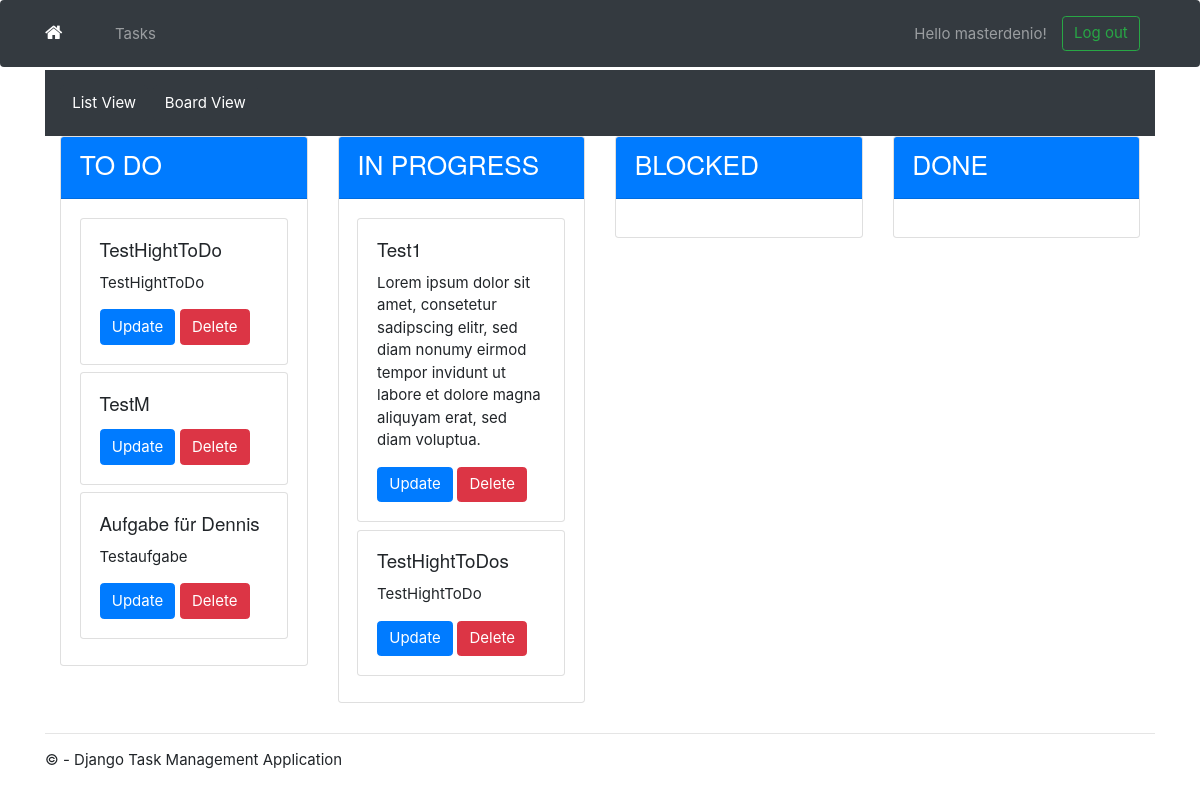
/task-board/ (signed in), run on the app's committed database.
### app/models.py (models this page shows, shortened)
class Task(models.Model):
    PRIORITY_CHOICES = [
        ('L', 'Low'),
        ('M', 'Medium'),
        ('H', 'High'),
        ('F', 'Fast Lane'),
    ]
    due_date = models.DateField(
        auto_now_add=False, auto_now=False, blank=True, null=True)
    user = models.ForeignKey(
        User, on_delete=models.CASCADE, null=True, blank=True)
    title = models.CharField(max_length=200)
    description = models.TextField(null=True, blank=True)
    complete = models.BooleanField(default=False)
    create = models.DateTimeField(auto_now_add=True)
    update = models.DateTimeField(auto_now=True)
    priority = models.CharField(
        max_length=1,
        choices=PRIORITY_CHOICES,
        default='L',
    )
    STATUS_CHOICES = [
        ('TO DO', 'To do'),
        ('IN PROGRESS', 'In progress'),
        ('BLOCKED', 'Blocked'),
        ('DONE', 'Done'),
    ]
    status = models.CharField(
        max_length=12,
        choices=STATUS_CHOICES,
        default='TO DO',
    )
    class Meta:
        ordering = ['complete']

### app/views.py (the view)
# urls.py: path('task-board/', TaskBoardView.as_view(), name='task-board'),
class TaskBoardView(LoginRequiredMixin, ListView):
    model = Task
    context_object_name = 'tasks'
    template_name = 'app/task_board.html'
    def get_context_data(self, **kwargs):
        context = super().get_context_data(**kwargs)
        context['tasks'] = context['tasks'].filter(user=self.request.user)
        context['tasks_by_status'] = {
            'TO DO': context['tasks'].filter(status='TO DO'),
            'IN PROGRESS': context['tasks'].filter(status='IN PROGRESS'),
            'BLOCKED': context['tasks'].filter(status='BLOCKED'),
            'DONE': context['tasks'].filter(status='DONE'),
        }
        return context

### app/templates/app/task_board.html (shortened to what this page needs)
{% extends 'app/layout.html' %}
{% load static %}
{% block content %}
<div class="container-fluid bg-dark text-white py-3">
    <a href="{% url 'tasks' %}" class="btn btn-dark text-white>">List View</a>
    <a href="{% url 'task-board' %}" class="btn btn-dark text-white>">Board View</a>
</div>
<div class="container-fluid">
    <div class="row">
        {% for status, tasks in tasks_by_status.items %}
            <div class="col-md-3">
                <div class="card mb-3">
                    <div class="card-header bg-primary text-white">
                        <h3>{{ status }}</h3>
                    </div>
                    <div class="card-body">
                        {% for task in tasks %}
                            <div class="card mb-2">
                                <div class="card-body">
                                    <h5 class="card-title">{{ task.title }}</h5>
                                    <p class="card-text">{{ task.description }}</p>
                                    <a href="{% url 'task-update' task.id %}" class="btn btn-primary">Update</a>
                                    <a href="{% url 'task-delete' task.id %}" class="btn btn-danger">Delete</a>
                                </div>
                            </div>
                        {% endfor %}
                    </div>
                </div>
            </div>
        {% endfor %}
    </div>
</div>
{% endblock content %}

### app/templates/app/layout.html (shortened to what this page needs)
<!DOCTYPE html>
<html>
<head>
    {% load static %}
    <link rel="stylesheet" type="text/css" href="{% static 'app/content/bootstrap.min.css' %}" />
    <link rel="stylesheet" type="text/css" href="{% static 'app/content/site.css' %}" />
    <link rel="stylesheet" type="text/css" href="{% static 'app/content/customcss.css' %}" />
    <link rel="stylesheet" href="https://cdnjs.cloudflare.com/ajax/libs/font-awesome/4.7.0/css/font-awesome.min.css">
    <link rel="stylesheet" href="https://stackpath.bootstrapcdn.com/bootstrap/4.5.2/css/bootstrap.min.css">
</head>
<body>
    <nav class="navbar navbar-expand-lg navbar-dark bg-dark fixed-top">
        <div class="container">
            <a class="navbar-brand" href="/"><i class="fa fa-home"></i></a>
            <div class="collapse navbar-collapse" id="navbarNav">
                <ul class="navbar-nav mr-auto">
                    {% if request.user.is_authenticated %}
                    <li class="nav-item">
                        <a class="nav-link" href="/task/">Tasks</a>
                    </li>
                    {% endif %}
                </ul>
                {% if user.is_authenticated %}
                    <form id="logoutForm" action="/logout/" method="post" class="form-inline my-2 my-lg-0">
                        <span class="navbar-text mr-3">Hello {{ user.username }}!</span>
                        <button class="btn btn-outline-success my-2 my-sm-0" type="submit">Log out</button>
                    </form>
                {% endif %}
            </div>
        </div>
    </nav>
    <div class="container body-content">
        {% block content %}
        {% endblock %}
        <hr />
        <footer>
            <p>&copy; {{ year }} - Django Task Management Application</p>
        </footer>
    </div>
</body>
</html>

### app/static/app/content/site.css (style rules this page uses)
body { padding-top: 50px; padding-bottom: 20px; }
.body-content { padding-left: 15px; padding-right: 15px; margin-left: auto; margin-right: auto; }

### app/static/app/content/customcss.css (style rules this page uses)
.card-body { padding: 20px; }
html { font-size: 15px; }
.navbar { z-index: 0; }
.navbar-brand, .nav-link, .navbar-text, .btn { line-height: 0; padding-bottom: 100px; }

### data on the page
Task: title "TestHightToDo", description "TestHightToDo"
Task: title "TestM"
Task: title "Aufgabe für Dennis", description "Testaufgabe"
Task: title "Test1", description "Lorem ipsum dolor sit amet, consetetur sadipscing elitr, sed diam nonumy eirmod tempor invidunt ut labore et dolore magna aliquyam erat, sed diam voluptua."
Task: title "TestHightToDos", description "TestHightToDo"

### other printed values
{{ user.username }} "masterdenio"
{{ status }} "TO DO" "IN PROGRESS" "BLOCKED" "DONE"
